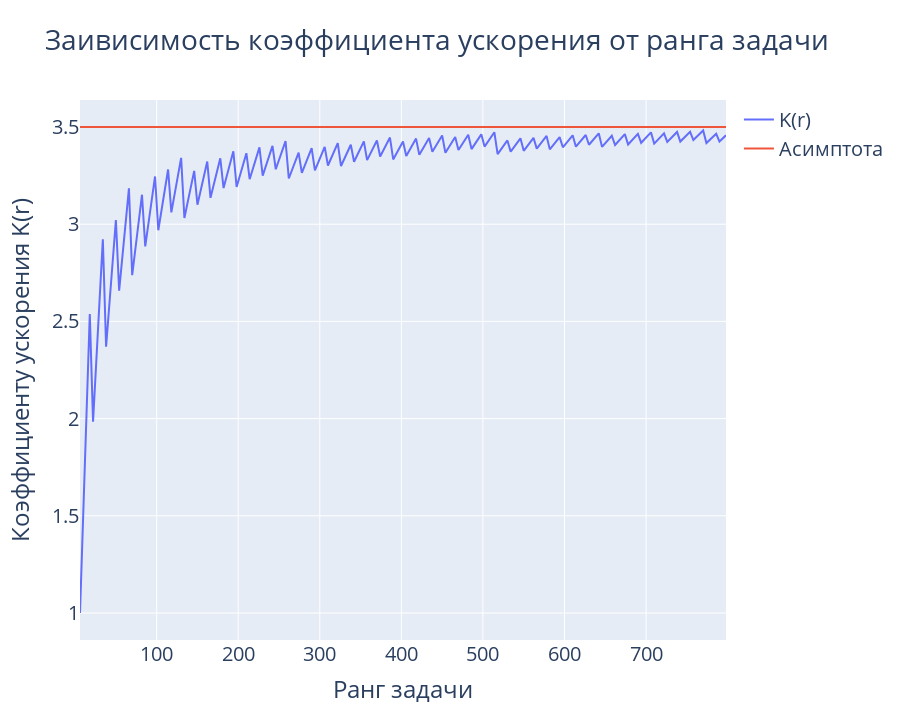

Notebook code cell kept with this figure:
### Markdown cell above
## Acceleration coeff on rank

### Code cell
x = []
y = []
ranks = []
for i in range(1, 200):
    matrix = MatrixPU(config={'p': 1, 'q': 1, 'm': i, 'PROCS_ELEMS': 4})
    report = matrix.report
    x.append(report['rank'])
    y.append(round(report['acceleration_coeff'], 5))
fig = go.Figure()
fig.add_trace(
    go.Scatter(x=x, y=y, name='K(r)',
               text=[f'r = {x}, K(r) = {y}' for x, y in zip(x, y)])
)
fig.add_trace(
    go.Scatter(x=[min(x), max(x)], y=[report['procs_amount'] * 0.875, report['procs_amount'] * 0.875],
               name='Асимптота', mode='lines')               
)
fig.update_layout(title='Заивисимость коэффициента ускорения от ранга задачи',
                  font=dict(size=20),
                  xaxis_title='Ранг задачи',
                  yaxis_title='Коэффициенту ускорения K(r)',
                  showlegend=True, height=720)
fig.show()

### Figure 1 — Plotly figure (JSON) as saved in the notebook; plotly's stock layout.template omitted (floating-point values rounded to 4 significant figures; data arrays with more than 128 entries replaced by an {"elided": "..."} marker saying what was removed)
{"data": [{"name": "K(r)", "text": {"elided": "199 str values"}, "type": "scatter", "x": {"elided": "199 int values"}, "y": {"elided": "199 float values"}}, {"mode": "lines", "name": "Асимптота", "type": "scatter", "x": [6, 798], "y": [3.5, 3.5]}], "layout": {"font": {"size": 20}, "height": 720, "showlegend": true, "title": {"text": "Заивисимость коэффициента ускорения от ранга задачи"}, "xaxis": {"title": {"text": "Ранг задачи"}}, "yaxis": {"title": {"text": "Коэффициенту ускорения K(r)"}}}}
